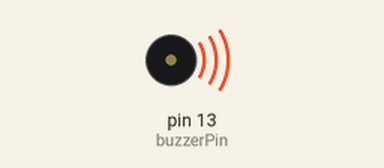
Recording of a sketch running on a simulated Arduino Uno, built with avr-gcc and run on an emulated ATmega328P. On the bench: buzzer (waves = sounding, pin HIGH).

Above: at 0.1 s.
Timing chart, 0 to 1.6 s (numbered marks = the images above):
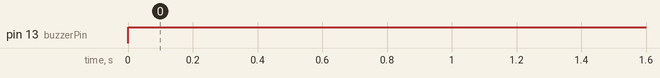

Measured:
- by itself, pin 13 (buzzerPin): LOW → HIGH at 0.00 s

The sketch:

SimpleLED.ino
```cpp
int buzzerPin=13;
int BuzzInPut = HIGH;

void setup()
{
  pinMode(buzzerPin,OUTPUT);
}

void loop()
{
  digitalWrite(buzzerPin,BuzzInPut);
}
```
